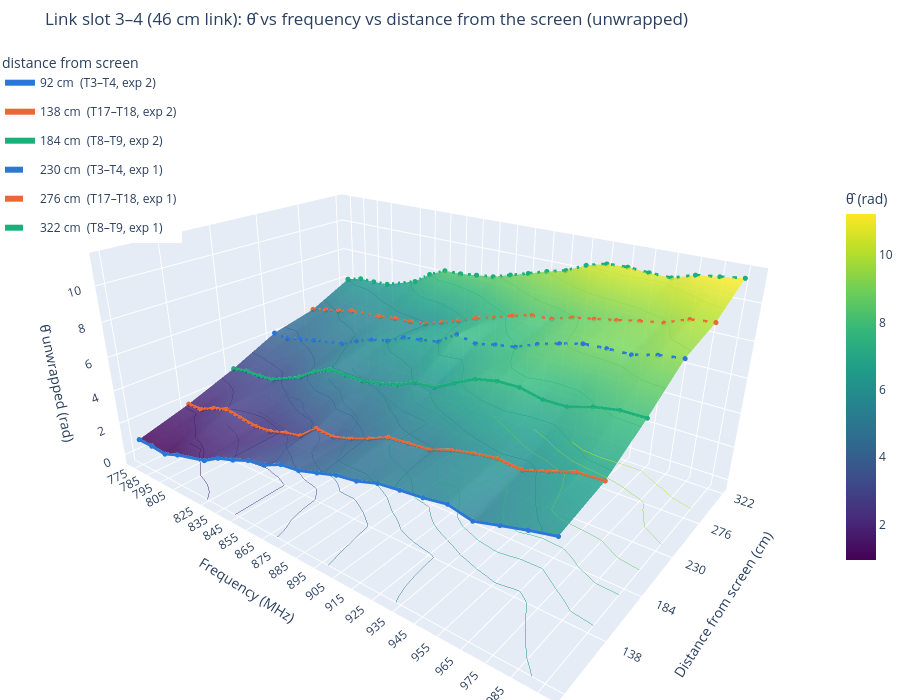
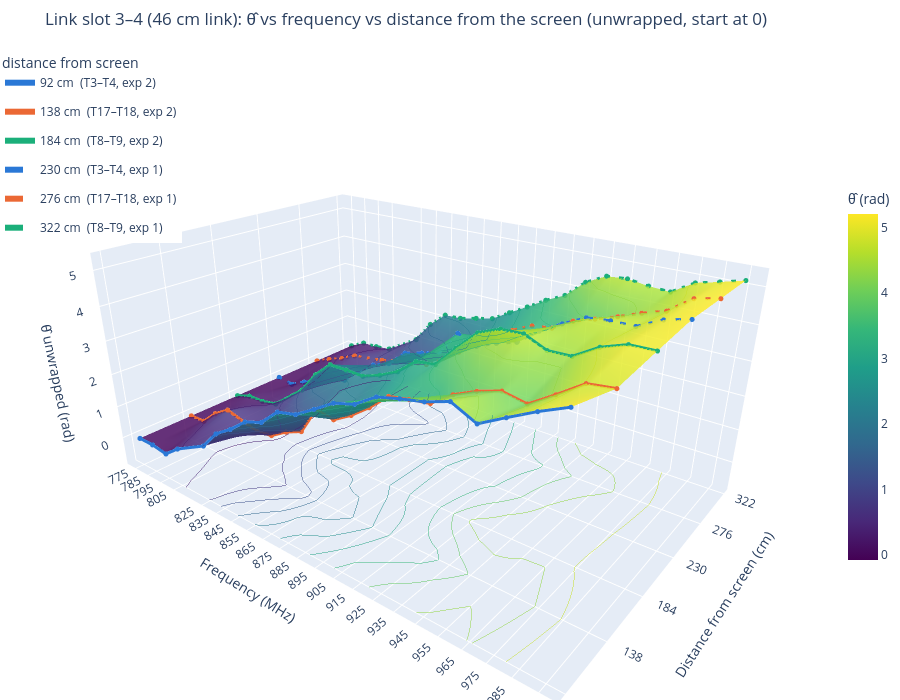

Write notebook code for charts like these, in order.
### Code cell
plot_link_vs_distance_3d(LINK_46, surface=True, unwrap=True)   # distances=DISTANCES_46 to match the 2D plot
plot_link_vs_distance_3d(LINK_46, surface=True, unwrap=True, zero_start=True)

### Figure 1 — Plotly figure (JSON) as saved in the notebook; plotly's stock layout.template omitted (floating-point values rounded to 4 significant figures; data arrays with more than 128 entries replaced by an {"elided": "..."} marker saying what was removed)
{"data": [{"cmax": 11.22, "cmin": 0.9406, "colorbar": {"len": 0.6, "title": {"text": "θ̂ (rad)"}, "x": 1}, "colorscale": [[0, "#440154"], [0.1111, "#482878"], [0.2222, "#3e4989"], [0.3333, "#31688e"], [0.4444, "#26828e"], [0.5556, "#1f9e89"], [0.6667, "#35b779"], [0.7778, "#6ece58"], [0.8889, "#b5de2b"], [1, "#fde725"]], "contours": {"z": {"end": 11.22, "project": {"z": true}, "show": true, "size": 0.857, "start": 0.9406, "usecolormap": true, "width": 2}}, "hovertemplate": "%{x} MHz, %{y:.0f} cm<br>θ̂ = %{z:.3f} rad<extra></extra>", "name": "surface", "opacity": 0.85, "type": "surface", "x": [775, 785, 795, 805, 825, 835, 845, 855, 865, 875, 885, 895, 905, 915, 925, 935, 945, 955, 965, 975, 985, 995], "y": [92.0, 138.0, 184.0, 230.0, 276.0, 322.0], "z": {"elided": "6x22 float values"}}, {"hovertemplate": "%{x} MHz<br>%{y:.0f} cm<br>θ̂ = %{z:.3f} rad<extra>92 cm  (T3–T4, exp 2)</extra>", "legendgroup": "92 cm  (T3–T4, exp 2)", "line": {"color": "#2a78d6", "dash": "solid", "width": 6}, "marker": {"color": "#2a78d6", "size": 3}, "mode": "lines+markers", "name": "92 cm  (T3–T4, exp 2)", "type": "scatter3d", "x": [775, 785, 795, 805, 825, 835, 845, 855, 865, 875, 885, 895, 905, 915, 925, 935, 945, 955, 965, 975, 985, 995], "y": [92.0, 92.0, 92.0, 92.0, 92.0, 92.0, 92.0, 92.0, 92.0, 92.0, 92.0, 92.0, 92.0, 92.0, 92.0, 92.0, 92.0, 92.0, 92.0, 92.0, 92.0, 92.0], "z": [1.017, 1.017, 0.9406, 1.313, 1.838, 2.41, 2.74, 3.149, 3.335, 3.806, 3.936, 4.259, 4.599, 4.763, 5.115, 5.26, 5.381, 5.576, 5.31, 5.633, 5.947, 6.221]}, {"hovertemplate": "%{x} MHz<br>%{y:.0f} cm<br>θ̂ = %{z:.3f} rad<extra>138 cm  (T17–T18, exp 2)</extra>", "legendgroup": "138 cm  (T17–T18, exp 2)", "line": {"color": "#eb6834", "dash": "solid", "width": 6}, "marker": {"color": "#eb6834", "size": 3}, "mode": "lines+markers", "name": "138 cm  (T17–T18, exp 2)", "type": "scatter3d", "x": [775, 785, 795, 805, 825, 835, 845, 855, 865, 875, 885, 895, 905, 915, 925, 935, 945, 955, 965, 975, 985, 995], "y": [138.0, 138.0, 138.0, 138.0, 138.0, 138.0, 138.0, 138.0, 138.0, 138.0, 138.0, 138.0, 138.0, 138.0, 138.0, 138.0, 138.0, 138.0, 138.0, 138.0, 138.0, 138.0], "z": [1.875, 1.889, 2.339, 2.65, 2.364, 2.444, 2.758, 2.979, 3.817, 3.727, 4.045, 4.449, 4.932, 5.039, 5.125, 5.527, 5.79, 5.976, 5.87, 6.26, 6.675, 6.75]}, {"hovertemplate": "%{x} MHz<br>%{y:.0f} cm<br>θ̂ = %{z:.3f} rad<extra>184 cm  (T8–T9, exp 2)</extra>", "legendgroup": "184 cm  (T8–T9, exp 2)", "line": {"color": "#1baf7a", "dash": "solid", "width": 6}, "marker": {"color": "#1baf7a", "size": 3}, "mode": "lines+markers", "name": "184 cm  (T8–T9, exp 2)", "type": "scatter3d", "x": [775, 785, 795, 805, 825, 835, 845, 855, 865, 875, 885, 895, 905, 915, 925, 935, 945, 955, 965, 975, 985, 995], "y": [184.0, 184.0, 184.0, 184.0, 184.0, 184.0, 184.0, 184.0, 184.0, 184.0, 184.0, 184.0, 184.0, 184.0, 184.0, 184.0, 184.0, 184.0, 184.0, 184.0, 184.0, 184.0], "z": [2.941, 3.104, 3.111, 3.209, 4.047, 4.71, 5.186, 5.189, 5.177, 5.379, 5.652, 6.105, 6.188, 6.779, 7.325, 7.559, 7.595, 7.351, 7.375, 7.74, 7.953, 7.972]}, {"hovertemplate": "%{x} MHz<br>%{y:.0f} cm<br>θ̂ = %{z:.3f} rad<extra>230 cm  (T3–T4, exp 1)</extra>", "legendgroup": "230 cm  (T3–T4, exp 1)", "line": {"color": "#2a78d6", "dash": "dash", "width": 6}, "marker": {"color": "#2a78d6", "size": 3}, "mode": "lines+markers", "name": "230 cm  (T3–T4, exp 1)", "type": "scatter3d", "x": [775, 785, 795, 805, 825, 835, 845, 855, 865, 875, 885, 895, 905, 915, 925, 935, 945, 955, 965, 975, 985, 995], "y": [230.0, 230.0, 230.0, 230.0, 230.0, 230.0, 230.0, 230.0, 230.0, 230.0, 230.0, 230.0, 230.0, 230.0, 230.0, 230.0, 230.0, 230.0, 230.0, 230.0, 230.0, 230.0], "z": [4.221, 4.142, 4.397, 4.619, 4.994, 5.456, 5.84, 6.054, 6.543, 6.702, 6.897, 7.596, 7.377, 7.616, 7.795, 8.244, 8.579, 8.873, 8.939, 8.946, 9.241, 9.394]}, {"hovertemplate": "%{x} MHz<br>%{y:.0f} cm<br>θ̂ = %{z:.3f} rad<extra>276 cm  (T17–T18, exp 1)</extra>", "legendgroup": "276 cm  (T17–T18, exp 1)", "line": {"color": "#eb6834", "dash": "dash", "width": 6}, "marker": {"color": "#eb6834", "size": 3}, "mode": "lines+markers", "name": "276 cm  (T17–T18, exp 1)", "type": "scatter3d", "x": [775, 785, 795, 805, 825, 835, 845, 855, 865, 875, 885, 895, 905, 915, 925, 935, 945, 955, 965, 975, 985, 995], "y": [276.0, 276.0, 276.0, 276.0, 276.0, 276.0, 276.0, 276.0, 276.0, 276.0, 276.0, 276.0, 276.0, 276.0, 276.0, 276.0, 276.0, 276.0, 276.0, 276.0, 276.0, 276.0], "z": [4.839, 5.061, 5.26, 5.513, 5.675, 5.825, 5.894, 6.027, 6.397, 6.761, 7.198, 7.525, 7.9, 8.179, 8.257, 8.6, 8.797, 9.001, 9.232, 9.423, 9.869, 9.997]}, {"hovertemplate": "%{x} MHz<br>%{y:.0f} cm<br>θ̂ = %{z:.3f} rad<extra>322 cm  (T8–T9, exp 1)</extra>", "legendgroup": "322 cm  (T8–T9, exp 1)", "line": {"color": "#1baf7a", "dash": "dash", "width": 6}, "marker": {"color": "#1baf7a", "size": 3}, "mode": "lines+markers", "name": "322 cm  (T8–T9, exp 1)", "type": "scatter3d", "x": [775, 785, 795, 805, 825, 835, 845, 855, 865, 875, 885, 895, 905, 915, 925, 935, 945, 955, 965, 975, 985, 995], "y": [322.0, 322.0, 322.0, 322.0, 322.0, 322.0, 322.0, 322.0, 322.0, 322.0, 322.0, 322.0, 322.0, 322.0, 322.0, 322.0, 322.0, 322.0, 322.0, 322.0, 322.0, 322.0], "z": [6.079, 6.341, 6.355, 6.421, 7.083, 7.781, 8.248, 8.276, 8.415, 8.547, 8.879, 9.2, 9.542, 9.821, 10.33, 10.63, 10.67, 10.59, 10.55, 10.92, 11.07, 11.22]}], "layout": {"height": 700, "legend": {"title": {"text": "distance from screen"}, "x": 0, "y": 1}, "margin": {"b": 0, "l": 0, "r": 0, "t": 50}, "scene": {"aspectmode": "manual", "aspectratio": {"x": 1.8, "y": 1.2, "z": 0.8}, "camera": {"eye": {"x": 1.5, "y": -1.9, "z": 1.1}}, "xaxis": {"tickvals": [775, 785, 795, 805, 825, 835, 845, 855, 865, 875, 885, 895, 905, 915, 925, 935, 945, 955, 965, 975, 985, 995], "title": {"text": "Frequency (MHz)"}}, "yaxis": {"tickvals": [92.0, 138.0, 184.0, 230.0, 276.0, 322.0], "title": {"text": "Distance from screen (cm)"}}, "zaxis": {"range": [-0.602, 11.74], "title": {"text": "θ̂ unwrapped (rad)"}}}, "title": {"text": "Link slot 3–4 (46 cm link): θ̂ vs frequency vs distance from the screen (unwrapped)"}}}

### Figure 2 — Plotly figure (JSON) as saved in the notebook; plotly's stock layout.template omitted (floating-point values rounded to 4 significant figures; data arrays with more than 128 entries replaced by an {"elided": "..."} marker saying what was removed)
{"data": [{"cmax": 5.204, "cmin": -0.0794, "colorbar": {"len": 0.6, "title": {"text": "θ̂ (rad)"}, "x": 1}, "colorscale": [[0, "#440154"], [0.1111, "#482878"], [0.2222, "#3e4989"], [0.3333, "#31688e"], [0.4444, "#26828e"], [0.5556, "#1f9e89"], [0.6667, "#35b779"], [0.7778, "#6ece58"], [0.8889, "#b5de2b"], [1, "#fde725"]], "contours": {"z": {"end": 5.204, "project": {"z": true}, "show": true, "size": 0.4403, "start": -0.0794, "usecolormap": true, "width": 2}}, "hovertemplate": "%{x} MHz, %{y:.0f} cm<br>θ̂ = %{z:.3f} rad<extra></extra>", "name": "surface", "opacity": 0.85, "type": "surface", "x": [775, 785, 795, 805, 825, 835, 845, 855, 865, 875, 885, 895, 905, 915, 925, 935, 945, 955, 965, 975, 985, 995], "y": [92.0, 138.0, 184.0, 230.0, 276.0, 322.0], "z": {"elided": "6x22 float values"}}, {"hovertemplate": "%{x} MHz<br>%{y:.0f} cm<br>θ̂ = %{z:.3f} rad<extra>92 cm  (T3–T4, exp 2)</extra>", "legendgroup": "92 cm  (T3–T4, exp 2)", "line": {"color": "#2a78d6", "dash": "solid", "width": 6}, "marker": {"color": "#2a78d6", "size": 3}, "mode": "lines+markers", "name": "92 cm  (T3–T4, exp 2)", "type": "scatter3d", "x": [775, 785, 795, 805, 825, 835, 845, 855, 865, 875, 885, 895, 905, 915, 925, 935, 945, 955, 965, 975, 985, 995], "y": [92.0, 92.0, 92.0, 92.0, 92.0, 92.0, 92.0, 92.0, 92.0, 92.0, 92.0, 92.0, 92.0, 92.0, 92.0, 92.0, 92.0, 92.0, 92.0, 92.0, 92.0, 92.0], "z": [0.0, -5.998e-05, -0.07674, 0.2961, 0.8206, 1.393, 1.723, 2.132, 2.318, 2.789, 2.919, 3.242, 3.582, 3.746, 4.098, 4.242, 4.364, 4.558, 4.293, 4.616, 4.93, 5.204]}, {"hovertemplate": "%{x} MHz<br>%{y:.0f} cm<br>θ̂ = %{z:.3f} rad<extra>138 cm  (T17–T18, exp 2)</extra>", "legendgroup": "138 cm  (T17–T18, exp 2)", "line": {"color": "#eb6834", "dash": "solid", "width": 6}, "marker": {"color": "#eb6834", "size": 3}, "mode": "lines+markers", "name": "138 cm  (T17–T18, exp 2)", "type": "scatter3d", "x": [775, 785, 795, 805, 825, 835, 845, 855, 865, 875, 885, 895, 905, 915, 925, 935, 945, 955, 965, 975, 985, 995], "y": [138.0, 138.0, 138.0, 138.0, 138.0, 138.0, 138.0, 138.0, 138.0, 138.0, 138.0, 138.0, 138.0, 138.0, 138.0, 138.0, 138.0, 138.0, 138.0, 138.0, 138.0, 138.0], "z": [0.0, 0.01396, 0.4639, 0.7749, 0.4888, 0.569, 0.8829, 1.104, 1.942, 1.852, 2.17, 2.574, 3.057, 3.164, 3.25, 3.652, 3.915, 4.101, 3.995, 4.385, 4.8, 4.875]}, {"hovertemplate": "%{x} MHz<br>%{y:.0f} cm<br>θ̂ = %{z:.3f} rad<extra>184 cm  (T8–T9, exp 2)</extra>", "legendgroup": "184 cm  (T8–T9, exp 2)", "line": {"color": "#1baf7a", "dash": "solid", "width": 6}, "marker": {"color": "#1baf7a", "size": 3}, "mode": "lines+markers", "name": "184 cm  (T8–T9, exp 2)", "type": "scatter3d", "x": [775, 785, 795, 805, 825, 835, 845, 855, 865, 875, 885, 895, 905, 915, 925, 935, 945, 955, 965, 975, 985, 995], "y": [184.0, 184.0, 184.0, 184.0, 184.0, 184.0, 184.0, 184.0, 184.0, 184.0, 184.0, 184.0, 184.0, 184.0, 184.0, 184.0, 184.0, 184.0, 184.0, 184.0, 184.0, 184.0], "z": [0.0, 0.1637, 0.1705, 0.2679, 1.106, 1.77, 2.246, 2.249, 2.237, 2.438, 2.711, 3.164, 3.247, 3.838, 4.385, 4.619, 4.655, 4.41, 4.434, 4.8, 5.012, 5.031]}, {"hovertemplate": "%{x} MHz<br>%{y:.0f} cm<br>θ̂ = %{z:.3f} rad<extra>230 cm  (T3–T4, exp 1)</extra>", "legendgroup": "230 cm  (T3–T4, exp 1)", "line": {"color": "#2a78d6", "dash": "dash", "width": 6}, "marker": {"color": "#2a78d6", "size": 3}, "mode": "lines+markers", "name": "230 cm  (T3–T4, exp 1)", "type": "scatter3d", "x": [775, 785, 795, 805, 825, 835, 845, 855, 865, 875, 885, 895, 905, 915, 925, 935, 945, 955, 965, 975, 985, 995], "y": [230.0, 230.0, 230.0, 230.0, 230.0, 230.0, 230.0, 230.0, 230.0, 230.0, 230.0, 230.0, 230.0, 230.0, 230.0, 230.0, 230.0, 230.0, 230.0, 230.0, 230.0, 230.0], "z": [0.0, -0.0794, 0.1755, 0.3981, 0.7728, 1.235, 1.619, 1.833, 2.322, 2.481, 2.676, 3.375, 3.156, 3.395, 3.574, 4.023, 4.358, 4.652, 4.718, 4.725, 5.02, 5.173]}, {"hovertemplate": "%{x} MHz<br>%{y:.0f} cm<br>θ̂ = %{z:.3f} rad<extra>276 cm  (T17–T18, exp 1)</extra>", "legendgroup": "276 cm  (T17–T18, exp 1)", "line": {"color": "#eb6834", "dash": "dash", "width": 6}, "marker": {"color": "#eb6834", "size": 3}, "mode": "lines+markers", "name": "276 cm  (T17–T18, exp 1)", "type": "scatter3d", "x": [775, 785, 795, 805, 825, 835, 845, 855, 865, 875, 885, 895, 905, 915, 925, 935, 945, 955, 965, 975, 985, 995], "y": [276.0, 276.0, 276.0, 276.0, 276.0, 276.0, 276.0, 276.0, 276.0, 276.0, 276.0, 276.0, 276.0, 276.0, 276.0, 276.0, 276.0, 276.0, 276.0, 276.0, 276.0, 276.0], "z": [0.0, 0.2214, 0.4211, 0.6739, 0.8356, 0.9857, 1.054, 1.187, 1.558, 1.921, 2.359, 2.685, 3.061, 3.34, 3.418, 3.761, 3.958, 4.162, 4.393, 4.583, 5.03, 5.158]}, {"hovertemplate": "%{x} MHz<br>%{y:.0f} cm<br>θ̂ = %{z:.3f} rad<extra>322 cm  (T8–T9, exp 1)</extra>", "legendgroup": "322 cm  (T8–T9, exp 1)", "line": {"color": "#1baf7a", "dash": "dash", "width": 6}, "marker": {"color": "#1baf7a", "size": 3}, "mode": "lines+markers", "name": "322 cm  (T8–T9, exp 1)", "type": "scatter3d", "x": [775, 785, 795, 805, 825, 835, 845, 855, 865, 875, 885, 895, 905, 915, 925, 935, 945, 955, 965, 975, 985, 995], "y": [322.0, 322.0, 322.0, 322.0, 322.0, 322.0, 322.0, 322.0, 322.0, 322.0, 322.0, 322.0, 322.0, 322.0, 322.0, 322.0, 322.0, 322.0, 322.0, 322.0, 322.0, 322.0], "z": [0.0, 0.262, 0.2764, 0.3424, 1.005, 1.702, 2.169, 2.197, 2.337, 2.468, 2.8, 3.121, 3.463, 3.742, 4.256, 4.552, 4.594, 4.512, 4.473, 4.843, 4.987, 5.146]}], "layout": {"height": 700, "legend": {"title": {"text": "distance from screen"}, "x": 0, "y": 1}, "margin": {"b": 0, "l": 0, "r": 0, "t": 50}, "scene": {"aspectmode": "manual", "aspectratio": {"x": 1.8, "y": 1.2, "z": 0.8}, "camera": {"eye": {"x": 1.5, "y": -1.9, "z": 1.1}}, "xaxis": {"tickvals": [775, 785, 795, 805, 825, 835, 845, 855, 865, 875, 885, 895, 905, 915, 925, 935, 945, 955, 965, 975, 985, 995], "title": {"text": "Frequency (MHz)"}}, "yaxis": {"tickvals": [92.0, 138.0, 184.0, 230.0, 276.0, 322.0], "title": {"text": "Distance from screen (cm)"}}, "zaxis": {"range": [-0.8719, 5.468], "title": {"text": "θ̂ unwrapped (rad)"}}}, "title": {"text": "Link slot 3–4 (46 cm link): θ̂ vs frequency vs distance from the screen (unwrapped, start at 0)"}}}
